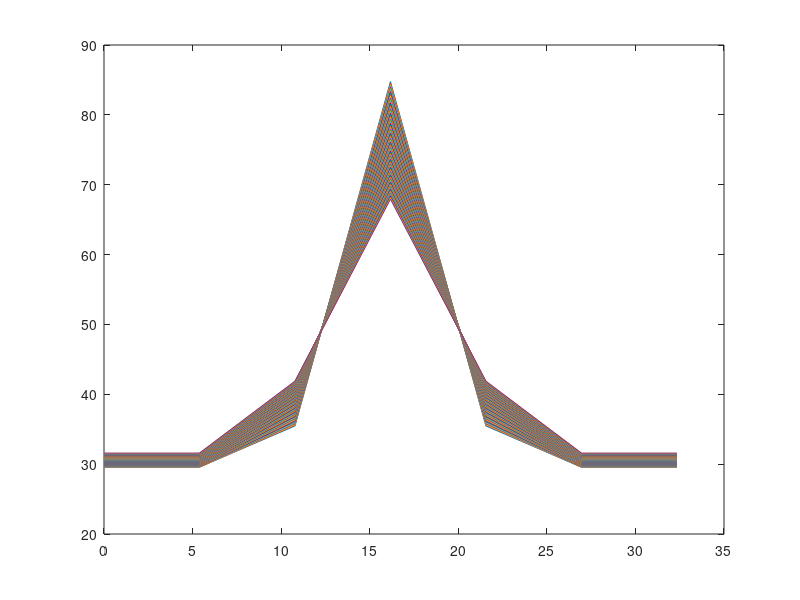

Source code (MATLAB):
# Values of Physical Significance. 
# Units: seconds (time), cm (length), Celsius (Temperature)
scale_length = 32.34
flame_temperature = 85
room_temperature = 29
base_temp = 34
heat_time = 130                              
cool_time = 120
time_scale = 1  
tot_time = (heat_time + cool_time)*time_scale                                             
alpha = 0.042                                                   #thermal diffusivity

# Values relevant to numerical scheme (Forward-Time, Central-Space Euler Method  for 1D Heat Equation with Neumann Boundary Condition)

# Mesh sizes and interval lengths
scale_xmesh = 0.333
xmesh = ceil(21*scale_xmesh)
tmesh = floor(200*time_scale)
x = linspace(0,scale_length, xmesh);
t = linspace(0, tot_time, tmesh); 
h = scale_length/xmesh
dt = tot_time/tmesh      
l = dt/(h^2)                 
f = alpha*l                              # |f| < 0.5 for stability of scheme
disp(f)

# Initial Conditions                      
v = []
v(1, 1:floor(xmesh/2)) = room_temperature
v(1, ceil(xmesh/2)) = base_temp;
v(1, ceil(xmesh/2) + 1:xmesh) = room_temperature;


#phase 1; heating for heat_time seconds to generate appropriate initial conditions for the area-preservation verification step
for n = 1:ceil((heat_time/tot_time)*tmesh)
  for i = 2:xmesh-1
    v(n+1, i) = v(n, i) + f*(v(n, i+1) - 2*v(n, i) + v(n, i-1));
  endfor
  v(n+1, ceil(xmesh/2)) = ((flame_temperature-base_temp)/(heat_time))*t(n) + base_temp;          #Assuming a linear increase in temperature at the centre
  #Neumann Boundary Condition of du/dx = 0:
  v(n + 1 , xmesh) = v(n + 1, xmesh-1);                           
  v(n+1, 1) = v(n+1, 2);                                          
endfor


# phase 2; allowing heat to transfer through scale and to air without external heat source for tot_time - heat_time seconds
for n = ceil((heat_time/tot_time)*tmesh)+1:tmesh-1
  for i = 2:xmesh-1
    v(n+1, i) = v(n, i) + f*(v(n, i+1) - 2*v(n, i) + v(n, i-1));
  endfor
  #Neumann Boundary Condition of du/dx = 0:
  v(n + 1 , xmesh) = v(n + 1, xmesh-1);                           
  v(n+1, 1) = v(n+1, 2);       
  
  plot(x, v(n, 1:xmesh))
  hold on 
  a = 0
  for xi = 1:xmesh-1
    a += 0.5*h*(v(n, xi) + v(n, xi+1));
  endfor
  disp(a)
endfor

